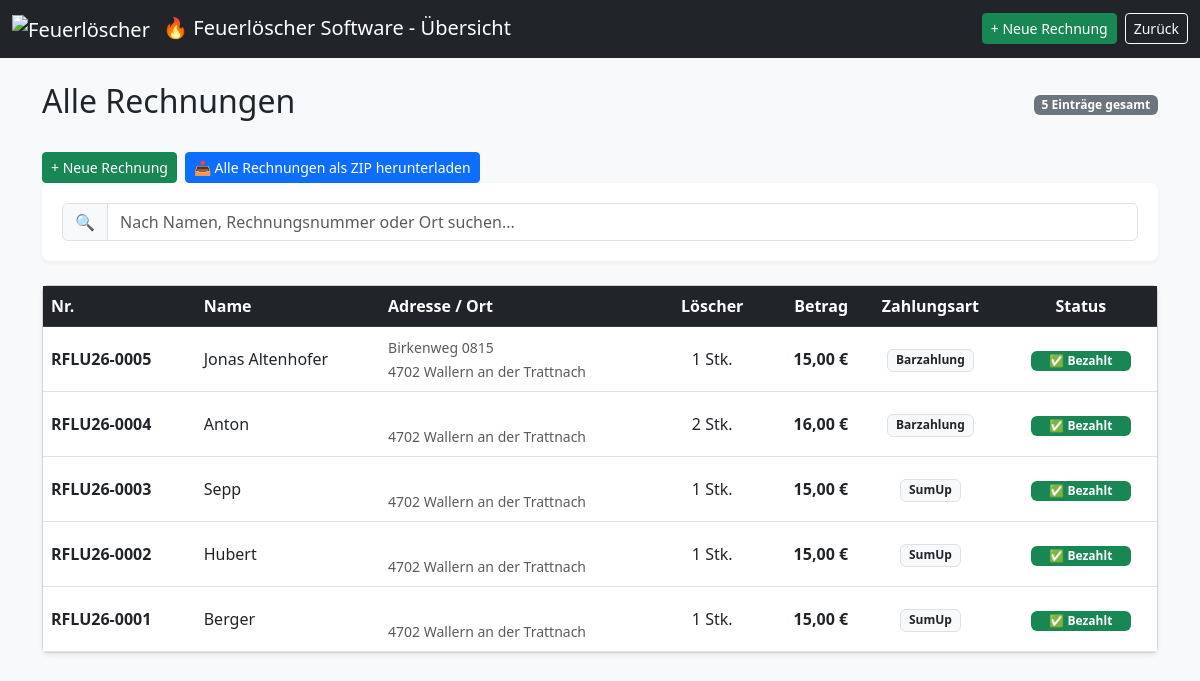
Page /rechnungen_anzeigen.php (signed in) on the earlier database version.
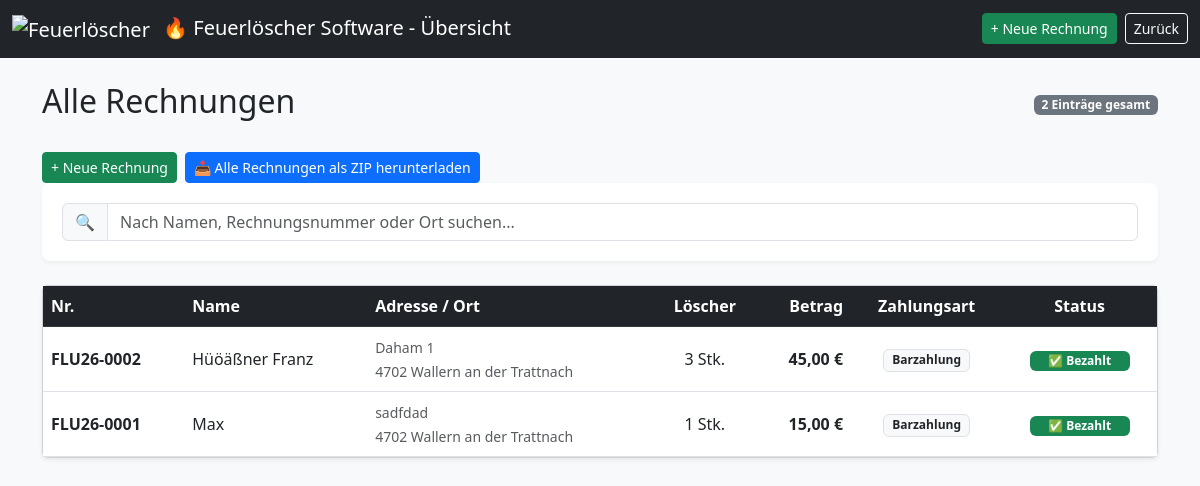
Same page on the later database version.
### tables this page shows
CREATE TABLE rechnungen (
    id INTEGER PRIMARY KEY AUTOINCREMENT,
    anrede TEXT,                         -- Herr, Frau, Firma, etc.
    name TEXT,
    adresse TEXT,
    plz TEXT,
    ort TEXT,
    anzahl_loescher INTEGER,
    preis_pro_loescher REAL,
    zeitstempel_erstellung TEXT,
    rechnung_gedruckt INTEGER DEFAULT 0,
    zeitstempel_gedruckt TEXT,
    rechnungsnummer TEXT,
    zahlungsart TEXT DEFAULT 'Barzahlung',  -- Barzahlung, Kartenzahlung, SumUp
    bezahlt INTEGER DEFAULT 0 ,            -- 0 = nicht bezahlt, 1 = bezahlt
    sumup_transaction_id TEXT,
    sumup_status TEXT
);

### rechnungen_anzeigen.php (the view, shortened to what this page needs)
<?php
$db = getDB();
$query = "SELECT * FROM rechnungen ORDER BY zeitstempel_erstellung DESC";
$result = $db->query($query);
$rechnungen = [];
while ($row = $result->fetchArray(SQLITE3_ASSOC)) {
    $rechnungen[] = $row;
}
?>
<!DOCTYPE html>
<html lang="de">
<head>
    <link href="https://cdn.jsdelivr.net/npm/bootstrap@5.3.0/dist/css/bootstrap.min.css" rel="stylesheet">
</head>
<body class="bg-light">
<nav class="navbar navbar-expand-lg navbar-dark bg-dark">
    <div class="container-fluid">
        <span class="navbar-brand">
            <img src="./images/Feuerlöscher.ico" alt="Feuerlöscher" width="24" height="24" class="me-2">
            &#128293; Feuerlöscher Software - Übersicht
        </span>
        <div class="d-flex gap-2">
            <a href="rechnung.php" class="btn btn-success btn-sm">+ Neue Rechnung</a>
            <a href="index.php" class="btn btn-outline-light btn-sm">Zurück</a>
        </div>
    </div>
</nav>
<div class="container mt-4">
    <div class="d-flex justify-content-between align-items-center mb-4">
        <h2>Alle Rechnungen</h2>
        <span class="badge bg-secondary"><?= count($rechnungen) ?> Einträge gesamt</span>
    </div>
    <div class="d-flex gap-2">
        <a href="rechnung.php" class="btn btn-success btn-sm">+ Neue Rechnung</a>
        <a href="rechnungen_download_zip.php" class="btn btn-primary btn-sm">
            &#128229; Alle Rechnungen als ZIP herunterladen
        </a>
    </div>
    <div class="search-container mb-4">
        <div class="input-group">
            <span class="input-group-text">&#128269;</span>
            <input type="text" id="tableSearch" class="form-control" placeholder="Nach Namen, Rechnungsnummer oder Ort suchen...">
        </div>
    </div>
    <div class="card shadow-sm">
        <div class="table-responsive">
            <table class="table table-hover align-middle mb-0" id="rechnungsTabelle">
                <thead class="table-dark">
                    <tr>
                        <th>Nr.</th>
                        <th>Name</th>
                        <th>Adresse / Ort</th>
                        <th class="text-center">Löscher</th>
                        <th class="text-end">Betrag</th>
                        <th class="text-center">Zahlungsart</th>
                        <th class="text-center">Status</th>
                    </tr>
                </thead>
                <tbody>
                    <?php foreach ($rechnungen as $r):
                        $gesamt = $r['anzahl_loescher'] * $r['preis_pro_loescher'];
                    ?>
                    <tr onclick="window.location.href='rechnung.php?id=<?= $r['id'] ?>'">
                        <td class="fw-bold"><?= htmlspecialchars($r['rechnungsnummer']) ?></td>
                        <td><?= htmlspecialchars($r['name']) ?></td>
                        <td>
                            <small class="text-muted">
                                <?= htmlspecialchars($r['adresse']) ?><br>
                                <?= htmlspecialchars($r['plz']) ?> <?= htmlspecialchars($r['ort']) ?>
                            </small>
                        </td>
                        <td class="text-center"><?= $r['anzahl_loescher'] ?> Stk.</td>
                        <td class="text-end fw-bold"><?= number_format($gesamt, 2, ',', '.') ?> €</td>
                        <td class="text-center">
                            <span class="badge border text-dark bg-light"><?= htmlspecialchars($r['zahlungsart']) ?></span>
                        </td>
                        <td class="text-center">
                            <?php if ($r['bezahlt']): ?>
                                <span class="badge bg-success status-badge">&#9989; Bezahlt</span>
                            <?php else: ?>
                                <span class="badge bg-warning text-dark status-badge">&#9203; Offen</span>
                            <?php endif; ?>
                        </td>
                    </tr>
                    <?php endforeach; ?>
                </tbody>
            </table>
        </div>
    </div>
</div>
</body>
</html>

### rechnungen_anzeigen.php (style rules this page uses)
.table-hover tbody tr { cursor: pointer; transition: background 0.2s; }
.status-badge { width: 100px; }
.search-container { background: #fff; padding: 20px; border-radius: 8px; box-shadow: 0 2px 4px rgba(0,0,0,0.05); }

Differences in the rows shown:
removed rechnungen: rechnungsnummer "RFLU26-0005", name "Jonas Altenhofer", adresse "Birkenweg 0815", plz "4702", ort "Wallern an der Trattnach", anzahl_loescher "1", gesamt "15,00", zahlungsart "Barzahlung", bezahlt "✅ Bezahlt"
removed rechnungen: rechnungsnummer "RFLU26-0004", name "Anton", plz "4702", ort "Wallern an der Trattnach", anzahl_loescher "2", gesamt "16,00", zahlungsart "Barzahlung", bezahlt "✅ Bezahlt"
removed rechnungen: rechnungsnummer "RFLU26-0003", name "Sepp", plz "4702", ort "Wallern an der Trattnach", anzahl_loescher "1", gesamt "15,00", zahlungsart "SumUp", bezahlt "✅ Bezahlt"
changed rechnungen: rechnungsnummer "RFLU26-0002" → "FLU26-0002"; name "Hubert" → "Hüöäßner Franz"; adresse (not shown) → "Daham 1"; anzahl_loescher "1" → "3"; gesamt "15,00" → "45,00"; zahlungsart "SumUp" → "Barzahlung"
changed rechnungen: rechnungsnummer "RFLU26-0001" → "FLU26-0001"; name "Berger" → "Max"; adresse (not shown) → "sadfdad"; zahlungsart "SumUp" → "Barzahlung"
Other differences:
count($rechnungen): "5" → "2"
